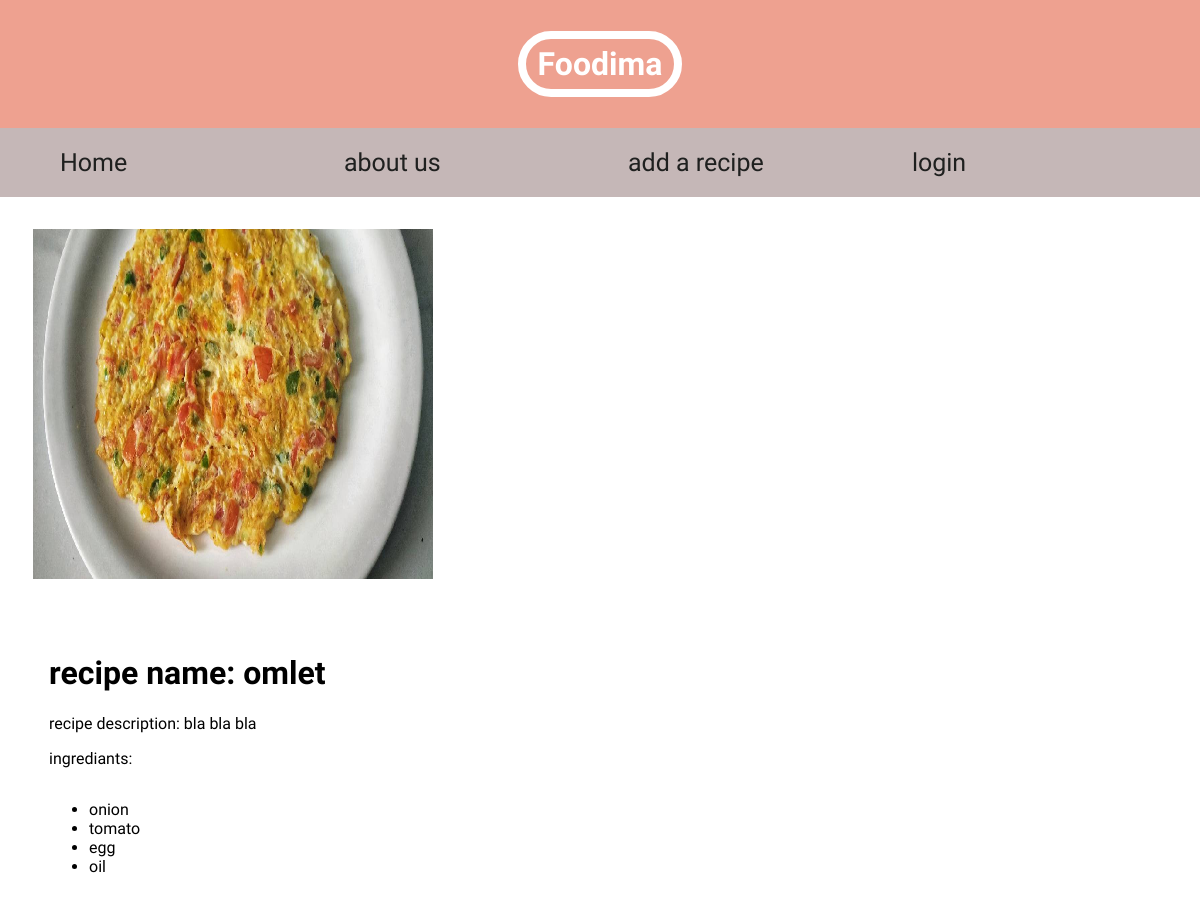
The app's page /recipe/9 with its own data.
### tables this page shows
CREATE TABLE "recipes" (
	"recipe_id"	INTEGER NOT NULL,
	"recipe_name"	TEXT NOT NULL,
	"recipe_desc"	TEXT NOT NULL,
	"recipe_image"	TEXT NOT NULL,
	PRIMARY KEY("recipe_id" AUTOINCREMENT)
);

CREATE TABLE "ingredients" (
	"ing_id"	INTEGER NOT NULL,
	"ing_name"	TEXT NOT NULL,
	PRIMARY KEY("ing_id" AUTOINCREMENT)
);

### app.py (the view)
@app.route('/recipe/<int:recipe_id>')
def show_recipe(recipe_id):
    if recipe_id:
      conn = create_connection()
      sql = ''' SELECT * from recipes WHERE recipe_id = ?; '''
      cur = conn.cursor()
      cur.execute(sql, [recipe_id])
      conn.commit()
      recipe = cur.fetchone()
      sql = ''' SELECT ingredients.ing_name from recipes
            INNER JOIN made_of on  recipes.recipe_id = made_of.recipe_id
            INNER JOIN ingredients on made_of.ing_id = ingredients.ing_id WHERE recipes.recipe_id = ?; '''
      cur = conn.cursor()
      cur.execute(sql, [recipe_id])
      conn.commit()
      ingrediants = [list(ing)[0] for ing in cur.fetchall()]
      print(ingrediants)
      return render_template('recipe.html', recipe = recipe , ingrediants = ingrediants)
    else:
      return redirect(url_for('index'))

### app.py (called while the page is built)
def create_connection():
  conn = sqlite3.connect(db_path)
  return conn

### templates/recipe.html
{% extends 'base.html' %}
{% block body %}
<body>
  <nav class="navigation">
    <ul>
      <li><a href="{{ url_for('index') }}"> Home </a></li>
      <li><a href="{{ url_for('about') }}">about us</a></li>
      <li><a href="{{ url_for('add_recipes') }}">add a recipe</a></li>
      <li><a href="{{ url_for('sign_in') }}">login</a></li>
    </ul>
  </nav>
  <div class="recipe-format">
    <div class="img">
    <img src="{{ url_for('static', filename='uploads/')}}/{{recipe[3]}}" alt="img1" id="img">
    </div>
    <div class="content-format">
      <h1 class="recipe">recipe name: {{ recipe[1] }} </h1>
      <p class="recipe">recipe description: {{ recipe[2] }}</p>
      <div class="recipe">
        <p>ingrediants: </p>
        <ul>
          {% for i in ingrediants:%}
          <li>{{ i }}</li>
          {% endfor %}
        </ul>
      </div>
    </div>
  </div>
</body>
{% endblock %}

### static/CSS/styles.css (style rules this page uses)
:root { --main-color: #EEA190; --secondary-color :#D3D3D3; --third-color : #C5B7B7; --text-color :rgb(31, 32, 31); --you-in : rgb(222, 86, 86); --true : rgb(41, 102, 23); --white : white; }
* { -webkit-box-sizing: border-box; -moz-box-sizing: border-box; box-sizing: border-box; }
body { font-family: 'Work Sans', sans-serif; position: absolute; top: 196px; width: 100%; overflow-x: hidden }
nav { z-index: 1; background-color:var(--third-color); padding: 20px; position: fixed; width: 100%; top: 128px; left: 0; }
nav ul { white-space: nowrap; max-width: 1200px; margin: 0 auto; }
nav li { width: 25%; display: inline-block; font-size: 25px; }
nav li a { text-decoration: none; color:var(--text-color); }
div h1 { text-align: center; padding-top: 15px; }
.recipe-format { width: fit-content; height: fit-content; }
.content-format { width: 750px; height: fit-content; float: left; padding: 5px; margin: 20px; }
.img { width: fit-content; height: fit-content; float: left; padding: 5px; margin: 20px; }
#img { height: 350px; width: 400px; }
.recipe { text-align: left; padding: 0 1rem; }
.recipe ul { display: inline-block; }

### records on screen
recipes: recipe_image (picture), recipe_name "omlet", recipe_desc "bla bla bla"
ingredients: ing_name "onion"
ingredients: ing_name "tomato"
ingredients: ing_name "egg"
ingredients: ing_name "oil"
